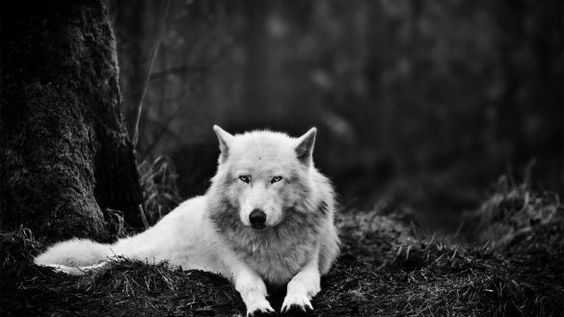
#> input picture Project1/img/ColorSeparation.jpg, 564 x 317 px
$ python ColorSeparation.py
#> lines starting #> are read from the running program, lines starting #| are printed output that depends on the picture; after the words box and inside, x2 and y2 are one past the last pixel; in counts of white or black regions, pixels touching at a corner belong together
import cv2 as cv
import numpy as np
img = cv.imread("img/ColorSeparation.jpg",0)
#> img is the input picture: shape (317, 564); min 0, max 255, mean 49.4
th, res = cv.threshold(img, 130, 255, cv.THRESH_BINARY)
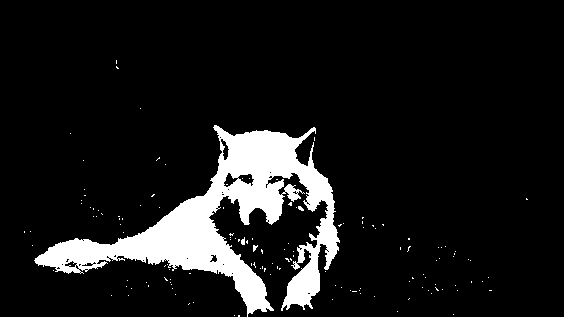
#> res: shape (317, 564); 10% white; 136 white regions (132 under 20 px), largest, box (x1, y1, x2, y2) and area: (34, 125, 340, 317) 17591, (241, 237, 245, 245) 24, (253, 245, 258, 252) 21, (298, 206, 304, 211) 20
img_binary = np.where( img>th, 255, 0).astype(dtype=np.uint8)
# cv.imshow("Color Separation", res)
cv.imshow("Color Separation", img_binary)
cv.waitKey(0)
cv.destroyAllWindows()

$ run again, with Project1/img/ColorCorrection.jpg copied over Project1/img/ColorSeparation.jpg
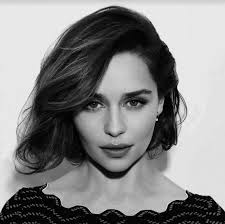
#> input picture Project1/img/ColorCorrection.jpg, 225 x 224 px
#> img is the input picture: shape (224, 225); min 0, max 252, mean 135
#> `th, res = cv.threshold(img, 130, 255, cv.THRESH_BINARY)`:
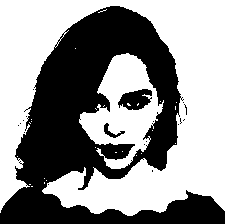
#> res: shape (224, 225); 56.9% white; 19 black regions (16 under 20 px), largest, box (x1, y1, x2, y2) and area: (0, 6, 225, 224) 21089, (118, 89, 152, 110) 479, (104, 123, 125, 138) 100
